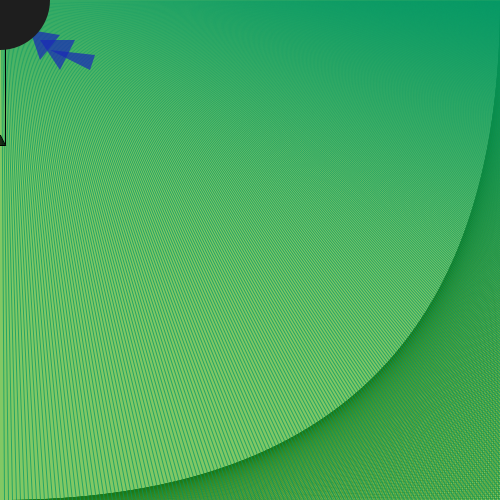
Frame 1 (no input)
Frame 60 (the mouse pressed at the canvas centre just before this capture): identical to frame 1, image omitted
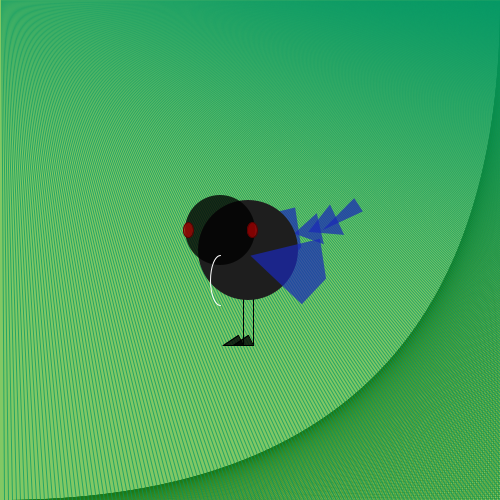
Frame 120 (the mouse held since frame 60 and released just before this capture)

The Processing sketch that drew these frames (run headless with seeded random() and noise(); from frame 60 on, the mouse is pressed at the canvas centre):

// Processing sketch: processing_24240
// ── processing_24240.pde

//Creature

//variable declarations
//int x = width/2 + 50;
//int y = height/2 - 17;
int x;
int y;
float headCentreX;
float headCentreY;
float wingCentreX;
float wingCentreY;
float easing = 0.4;
float angle = 0.0;


//runs once
void setup() {
  size(500, 500);
  smooth();
  println("Setup complete!");
}



//runs continuously
void draw() {
  background(130, 200, 100);
    
  //bg
  stroke(30, 120, 20, 100);
  for (int i = 0; i < width; i += 2) {
    line(i, height, width, height-i);  
  }

  stroke(0, 150, 100, 180);
  for (int i = width; i > 0; i--) {
    line(i, 0, i*4, height);
  }
  
  
  //variable definitions
  float targetX = mouseX;
  x += (targetX - x)*easing;
  y = mouseY;
  headCentreX = pmouseX-30;
  headCentreY = pmouseY-30;
  wingCentreX = x - 10;
  wingCentreY = y - 10;

  
  if (mousePressed) {
    
    //println(mouseX + " and " + mouseY);
    
    //increment angle of rotation
    if (angle < QUARTER_PI) { //until reach PI/4
      angle += 0.3;
    }
    
    //head nod on mouse press
    headCentreY = y - 20;
    
    //leg contraction on mouse press
    y = y - 50;

    //legs
    stroke(0);
    line(x-5, y+50, x-5, y+144);
    line(x+5, y+50, x+5, y+144);
    
    //feet
    fill(0, 200);
    triangle(x+5 -10, y+145, 
             x-15 -10, y+145, 
             x -10, y+135);
    triangle(x+5, y+145, 
             x-15, y+145, 
             x, y+135);
             
    y = mouseY;
  
  //else mouse unpressed
  }else{
    
    angle = 0.0;
    
    stroke(0);
    line(x-5, y, x-5, y+144);
    line(x+5, y, x+5, y+144);
    
    //feet
    fill(0, 200);
    triangle(x+5 -10, y+145, 
             x-15 -10, y+145, 
             x -10, y+135);
    triangle(x+5, y+145, 
             x-15, y+145, 
             x, y+135);
  }

  //back wing
  noStroke();
  fill(26, 40, 183, 180);
    
  pushMatrix(); //save copy of coord system
  translate(wingCentreX, wingCentreY); //change the location of origin
  rotate(angle); //rotate wing about origin
  quad(-20, 0, 
     90 -40, -10,
     85 -40, -45,
     50 -40, -65);

  //tail
  rotate(-2*angle);
  triangle(60, 60,
         100, 80,
         105, 65);
  triangle(50, 50,
         70, 80,
         85, 50);
  triangle(40, 40,
         50, 70,
         70, 45);       
  popMatrix(); //restore original coord sys

  //body
  fill(30);
  ellipse(x, y, 100, 100);

  //front wing
  noStroke();
  fill(26, 40, 183, 180);
  
  pushMatrix(); //save copy of coord system
  translate(wingCentreX, wingCentreY); //change the location of origin
  rotate(angle);
  quad(20, 0, 
     90, -10,
     85, -45,
     50, -65);
  popMatrix(); //restore original coord sys
     
  //head
  fill(0, 200);
  ellipse(headCentreX, headCentreY, 70, 70);

  //eyes
  stroke(90, 0, 0);
  fill(180, 0, 0, 180);
  ellipse(headCentreX-32, headCentreY, 10, 15); 
  ellipse(headCentreX+32, headCentreY, 10, 15); 

  //mouth
  stroke(255);
  noFill();
  arc(headCentreX, headCentreY+50, 20, 50, PI/2, TWO_PI-PI/2);
  
}
